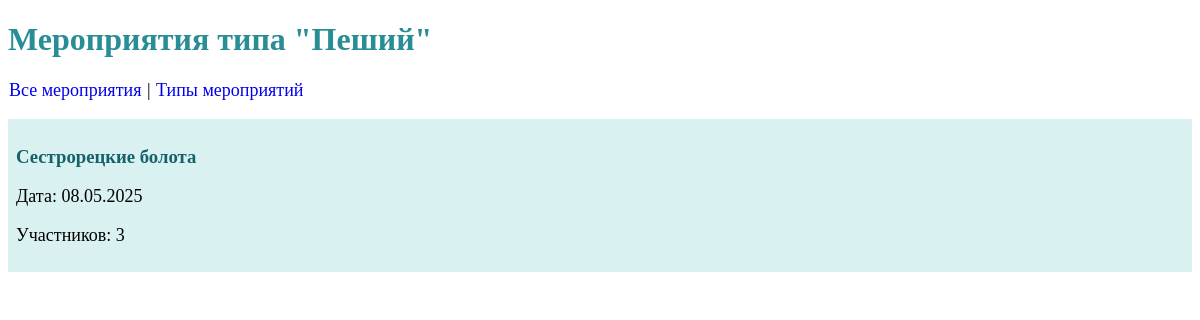
The page /event_types/Пеший/ on the database its author committed.
### travel_club/models.py (models this page shows, shortened)
class Event(models.Model):
    statuses = (
        ('completed', 'Проведено'),
        ('planned', 'Запланировано'),
        ('in_progress', 'В разработке'),
    )
    levels = (
        ('hard', 'Сложный'),
        ('medium', 'Средний'),
        ('easy', 'Для новичков'),
    )
    event_type = models.CharField(max_length=50, verbose_name="Тип мероприятия")
    name = models.CharField(max_length=200,verbose_name="Название")
    is_multi_day = models.BooleanField(default=False, verbose_name="Многодневный")
    planned_date = models.DateField(verbose_name="Запланированная дата")
    actual_date = models.DateField(blank=True, null=True, verbose_name="Фактическая дата")
    status = models.CharField(max_length=20, choices=statuses,verbose_name="Статус")
    difficulty = models.CharField(max_length=20, choices=levels, verbose_name="Сложность")
    price = models.DecimalField(max_digits=10, decimal_places=2,verbose_name="Стоимость")
    comment = models.TextField(blank=True, null=True,verbose_name="Описание")
    participants = models.ManyToManyField(User, through='EventParticipation', verbose_name="Участники мероприятия")
    class Meta:
        verbose_name = "Мероприятие"
        verbose_name_plural = "Мероприятия"

### travel_club/views.py (the view)
# urls.py: path('event_types/<str:type>/', travel_views.events_by_type, name='events_by_type'),
def events_by_type(request, type):
    events = Event.objects.filter(event_type=type).order_by('-planned_date')
    for event in events:
        event.participants_count = event.participants.count()
    return render(request, 'events_by_type.html', {
        'events': events,
        'event_type': type
    })

### templates/events_by_type.html
{% extends "base.html" %}
{% block content %}
<h1>Мероприятия типа "{{ event_type }}"</h1>
<p>
    <a href="{% url 'events' %}">Все мероприятия</a> |
    <a href="{% url 'event_types' %}">Типы мероприятий</a>
</p>
{% for event in events %}
<div style="margin-bottom: 15px; padding: 8px; background: #daf1f2;">
    <h3>{{ event.name }}</h3>
    <p>Дата: {{ event.planned_date|date:"d.m.Y" }}</p>
    <p>Участников: {{ event.participants_count }}</p>
</div>
{% endfor %}
{% endblock %}

### templates/base.html (style rules this page uses)
h1 { color:#288d94; }
h3 { color:#156369 }
p { font-size: large; }
a { outline: none; text-decoration: none; padding: 2px 1px 0; }

### rows shown on the page
Event: event_type "Пеший", name "Сестрорецкие болота", planned_date "08.05.2025", participants_count "3"
